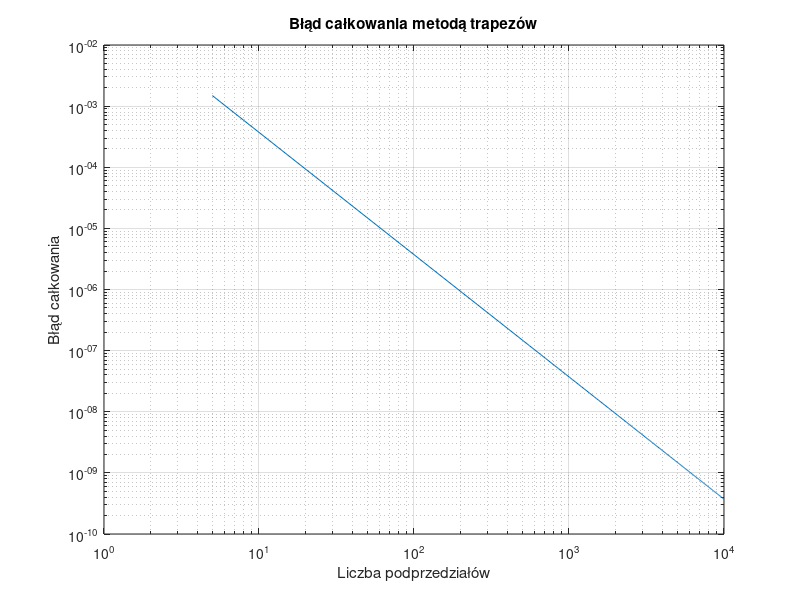

Source code (MATLAB):
function [integration_error, Nt, ft_5, integral_1000] = zadanie2()
    % Numeryczne całkowanie metodą trapezów.
    % Nt - wektor zawierający liczby podprzedziałów całkowania
    % integration_error - integration_error(1,i) zawiera błąd całkowania wyznaczony
    %   dla liczby podprzedziałów równej Nt(i). Zakładając, że obliczona wartość całki
    %   dla Nt(i) liczby podprzedziałów całkowania wyniosła integration_result,
    %   to integration_error(1,i) = abs(integration_result - reference_value),
    %   gdzie reference_value jest wartością referencyjną całki.
    % ft_5 - gęstość funkcji prawdopodobieństwa dla n=5
    % integral_1000 - całka od 0 do 5 funkcji gęstości prawdopodobieństwa
    %   dla 1000 podprzedziałów całkowania

    reference_value = 0.0473612919396179; % wartość referencyjna całki

    Nt = 5:50:10^4;
    integration_error = zeros(1, length(Nt));

    ft_5 = ft(5);
    integral_1000 = calkowanie_trapezami(@ft, 1000);

    for i = 1:length(Nt)
        integration_result = calkowanie_trapezami(@ft, Nt(i));
        integration_error(i) = abs(integration_result - reference_value);
    end
    
    loglog(Nt, integration_error);
    xlabel('Liczba podprzedziałów');
    ylabel('Błąd całkowania');
    title('Błąd całkowania metodą trapezów');
    grid on;
    saveas(gcf, 'zadanie2.png');

end

function [ft_value] = ft(t)
    small_sigma = 3;
    mi = 10;
    ft_value = exp(-((t-mi)^2)/(2*small_sigma^2)) / (small_sigma * sqrt(2*pi));
end

function suma = calkowanie_trapezami(f_handle, N)
    a = 0; % krańce przedziału
    b = 5;
    width = (b - a) / N; % szerokość podprzedziału
    suma = 0;

    for i = 0:N-1
        x_i = a + i * width;
        x_i_plus_1 = a + (i + 1) * width;
        suma = suma + (f_handle(x_i) + f_handle(x_i_plus_1)) * width / 2; % pole trapezu, (a+b)*h/2
    end
end